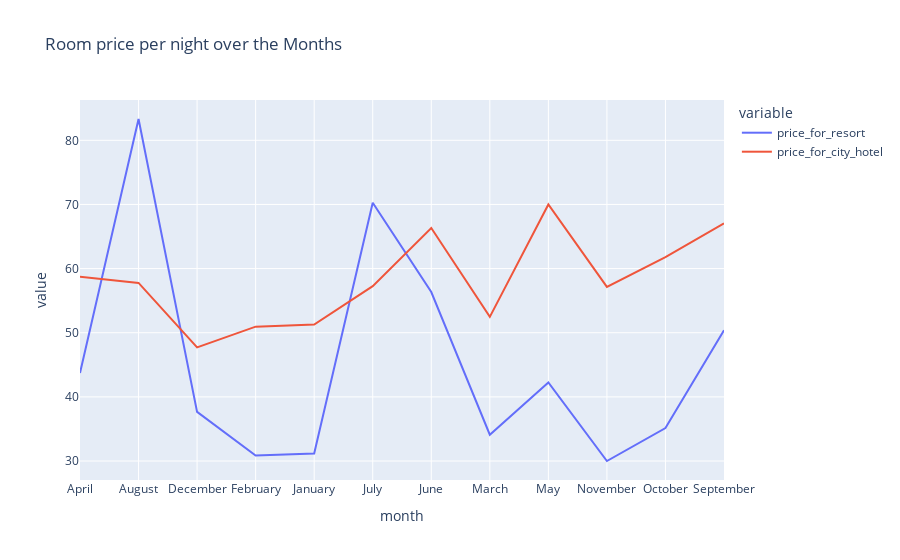

The notebook cell this image was saved under:
### Code cell
px.line(
    final,
    x = 'month',
    y = ['price_for_resort','price_for_city_hotel'],
    title = 'Room price per night over the Months'
)

### Figure 1 — Plotly figure (JSON) as saved in the notebook; plotly's stock layout.template omitted (floating-point values rounded to 4 significant figures)
{"data": [{"hovertemplate": "variable=price_for_resort<br>month=%{x}<br>value=%{y}<extra></extra>", "legendgroup": "price_for_resort", "line": {"color": "#636efa", "dash": "solid"}, "marker": {"symbol": "circle"}, "mode": "lines", "name": "price_for_resort", "orientation": "v", "showlegend": true, "type": "scatter", "x": ["April", "August", "December", "February", "January", "July", "June", "March", "May", "November", "October", "September"], "xaxis": "x", "y": [43.73, 83.32, 37.67, 30.85, 31.17, 70.26, 56.35, 34.1, 42.25, 30.0, 35.14, 50.37], "yaxis": "y"}, {"hovertemplate": "variable=price_for_city_hotel<br>month=%{x}<br>value=%{y}<extra></extra>", "legendgroup": "price_for_city_hotel", "line": {"color": "#EF553B", "dash": "solid"}, "marker": {"symbol": "circle"}, "mode": "lines", "name": "price_for_city_hotel", "orientation": "v", "showlegend": true, "type": "scatter", "x": ["April", "August", "December", "February", "January", "July", "June", "March", "May", "November", "October", "September"], "xaxis": "x", "y": [58.72, 57.77, 47.72, 50.95, 51.28, 57.26, 66.34, 52.48, 69.99, 57.14, 61.8, 67.04], "yaxis": "y"}], "layout": {"legend": {"title": {"text": "variable"}, "tracegroupgap": 0}, "title": {"text": "Room price per night over the Months"}, "xaxis": {"anchor": "y", "domain": [0, 1], "title": {"text": "month"}}, "yaxis": {"anchor": "x", "domain": [0, 1], "title": {"text": "value"}}}}
